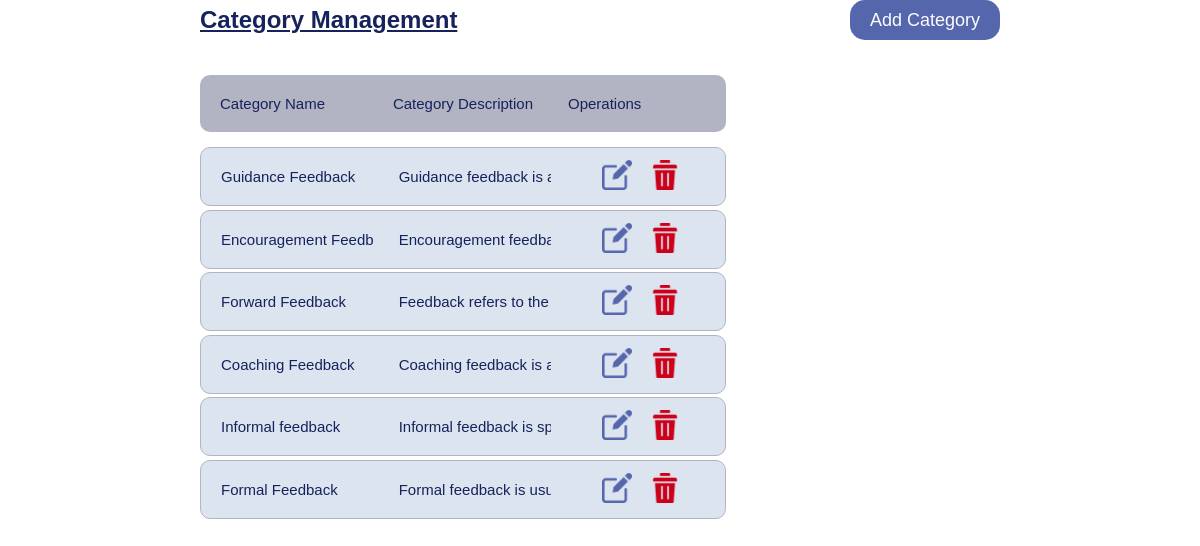
Page /view/categoryManagementQA.php (signed in) on the earlier database version.
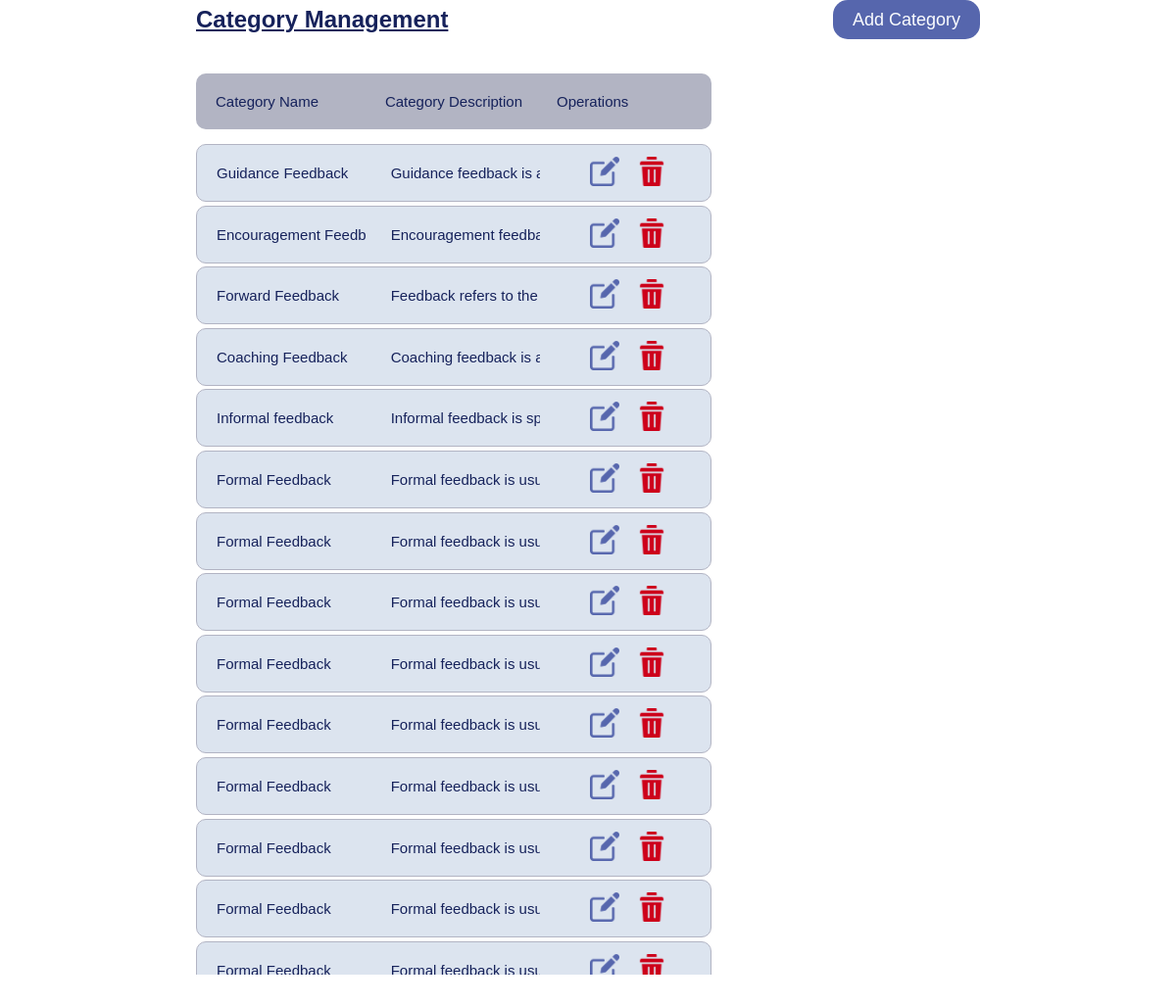
Same page on the later database version.
### tables this page shows
CREATE TABLE `category_tb` (
  `category_id` int(11) NOT NULL,
  `category_name` varchar(100) NOT NULL,
  `category_desc` varchar(500) NOT NULL
);

### view/categoryManagementQA.php (the view, shortened to what this page needs)
<?php
  include_once "../data/connection.php";
?>
<!DOCTYPE html>
<html lang="en">
<head>
  <link rel="stylesheet" href="../css/cate_manager.css" />
  <link rel="stylesheet" href="../css/adminQaFeedbackManagement.css" />
</head>
<body>
  <div class="form-wrapper-cate" >
    <div class="qa-ad-fb-mn-container" style="position: relative" id="manageCateForm">
      <form method="post" class="form-right-cate">
        <p class="title-cate">Category Management</p>
        <button type="button" class="add-btn" id="addCate">Add Category</button>
      </form>
      <div class="qa-ad-scroll-table">
        <div class="qa-ad-table-data">
          <div class="qa-ad-fb-thead">
            <div class="qa-ad-thead-cell">Category Name</div>
            <div class="qa-ad-thead-cell">Category Description</div>
            <div class="qa-ad-thead-cell">Operations</div>
          </div>
          <div class="y-scroll-tb-data">
          <?php
          $sql = "SELECT * from category_tb WHERE category_id";
          $result = $conn->query($sql);
          if ($result->num_rows > 0) {
            while ($row = $result->fetch_assoc()) {
          ?>
              <form class="qa-ad-fb-tbody" method="post">
                <div class="qa-ad-tbody-cell" title="<?php echo $row["category_name"]; ?>"><p><?php echo $row["category_name"]; ?></p></div>
                <div class="qa-ad-tbody-cell" title="<?php echo $row["category_desc"]; ?>"><p><?php echo $row["category_desc"]; ?></p></div>
                <div class="delete-edit">
                  <button type="button" class="edit-icon" id="editCate<?php echo $row['category_id']; ?>" style="cursor: pointer; background-color: transparent; border: none;">
                    <img src="./image/edit.png" alt="edit" />
                  </button>
                  <?php
                      $idCategoryEdit = $row["category_id"];
                      $resultUpdateCate = mysqli_query($conn, "SELECT * FROM category_tb WHERE category_id = '$idCategoryEdit'");
                    ?>
                  <a class="delete-icon" id="deleteCate<?php echo $row['category_id']; ?>" style="cursor: pointer; background-color: transparent; border: none;">
                    <img src="./image/delete.png" alt="delete" />
                  </a>
                </div>
              </form>
              <?php
            }
          }
          ?>
          </div>
        </div>
      </div>
    </div>
  </div>
</body>
</html>

### css/cate_manager.css (style rules this page uses)
* { margin: 0; padding: 0; box-sizing: border-box; }
.form-wrapper-cate { display: flex; flex-direction: column; align-items: center; justify-content: center; width: 100%; }
.form-right-cate { display: flex; flex-direction: row; justify-content: space-between; align-items: center; width: 100%; }
.title-cate { color: var(--dark-blue); font-size: clamp(var(--rem-2), 2vw, var(--rem-25)); font-weight: bold; align-items: center; font-family: sans-serif; text-decoration: underline; margin-left: var(--rem-2); }
.add-btn { font-size: clamp(var(--rem-15), 1.5vw, var(--rem-2)); font-family: sans-serif; border: none; border-radius: 15px; height: 40px; width: 150px; color: var(--white-color); background-color: var(--cream-blue); cursor: pointer; margin-right: var(--rem-2); }
.delete-edit { display: flex; flex-direction: row; justify-content: center; width: 100%; gap: 1.5vw; }
.edit-icon { width: var(--rem-3) }
.edit-icon > img { width: 100%; }
.delete-icon { width: var(--rem-3); }
.delete-icon > img { width: 100%; }

### css/adminQaFeedbackManagement.css (style rules this page uses)
* { margin: 0; padding: 0; box-sizing: border-box; }
.qa-ad-fb-mn-container { width: 100%; max-width: 70vw; height: 100%; display: flex; flex-direction: column; justify-content: center; align-items: flex-start; gap: clamp(var(--rem-15), 0.5vw, var(--rem-1)); overflow: hidden; }
.qa-ad-scroll-table { width: 100%; height: 80%; padding: clamp(var(--rem-1), 1.5vw, var(--rem-1)); overflow: auto; scrollbar-width: thin; }
.qa-ad-table-data { width: fit-content; height: 100%; scrollbar-width: thin; display: flex; flex-direction: column; justify-content: flex-start; align-items: flex-start; align-self: start; gap: clamp(var(--rem-15), 0.5vw, var(--rem-1)); padding: clamp(var(--rem-1), 1.5vw, var(--rem-1)); }
.qa-ad-fb-thead, .qa-ad-fb-tbody { width: 100%; display: flex; flex-direction: row; justify-content: space-between; align-items: center; color: var(--dark-blue); padding: clamp(var(--rem-1), 1.5vw, var(--rem-1)); font-size: clamp(calc(var(--rem-1) + 0.25vw), 1.25vw, calc(var(--rem-15))); font-family: sans-serif; white-space: nowrap; border-radius: clamp(var(--rem-1), 1.5vw, var(--rem-1)); gap: clamp(var(--rem-15), 0.5vw, var(--rem-1)); }
.qa-ad-fb-thead { background-color: var(--light-blue-purple); }
.y-scroll-tb-data { overflow-y: scroll; height: 70vh; }
.qa-ad-thead-cell, .qa-ad-tbody-cell { width: 100%; max-width: 200px; display: flex; flex-direction: row; justify-content: start; align-items: center; height: 100%; color: var(--dark-blue); padding: clamp(var(--rem-1), 1.5vw, var(--rem-1)); font-size: clamp(calc(var(--rem-1) + 0.25vw), 1.25vw, calc(var(--rem-15))); font-family: sans-serif; white-space: nowrap; cursor: default; }
.qa-ad-tbody-cell { overflow: hidden; }
.qa-ad-fb-tbody { background-color: var(--light-blue-white); border: 1px solid var(--light-blue-purple); margin-bottom: 0.3vw; }

### css/root.css (style rules this page uses)
:root { --white-color: #fafcfe; --licorice: #1B1212; --light-blue-white: #dce4ef; --light-blue-purple: #b2b4c3; --light-blue-gray: #6c7398; --cream-blue: #5666ad; --dark-blue: #16225b; --cream-green: #00873e; --cream-red: #cd001a; --font-set: "sans-serif"; --rem-05: 0.5rem; --rem-1: 1rem; --rem-15: 1.5rem; --rem-2: 2rem; --rem-25: 2.5rem; --rem-3: 3rem; }
html { font-size: 62.5%; }

Differences in the rows shown:
added category_tb: category_name "Formal Feedback", category_desc "Formal feedback is…"
added category_tb: category_name "Formal Feedback", category_desc "Formal feedback is…"
added category_tb: category_name "Formal Feedback", category_desc "Formal feedback is…"
added category_tb: category_name "Formal Feedback", category_desc "Formal feedback is…"
added category_tb: category_name "Formal Feedback", category_desc "Formal feedback is…"
added category_tb: category_name "Formal Feedback", category_desc "Formal feedback is…"
added category_tb: category_name "Formal Feedback", category_desc "Formal feedback is…"
added category_tb: category_name "Formal Feedback", category_desc "Formal feedback is…"
